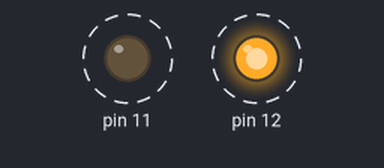
Recording of a sketch running on a simulated Arduino Uno, built with avr-gcc and run on an emulated ATmega328P. Shown: output pins drawn as LEDs (lit = HIGH). Dashed ring = blinking.

Above: at 0.2 s.
Timing chart, 0 to 4.6 s (numbered marks = the images above):
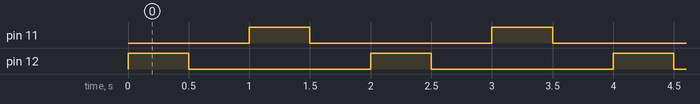

The sketch:

code.ino
```cpp
// C++ code
//
void setup()
{
  pinMode(12, OUTPUT);
  pinMode(11, OUTPUT);
}

void loop()
{
  digitalWrite(12, HIGH);
  delay(500); // Wait for 1000 millisecond(s)
  digitalWrite(12, LOW);
  delay(500); // Wait for 1000 millisecond(s)

  digitalWrite(11, HIGH);
  delay(500); // Wait for 1000 millisecond(s)
  digitalWrite(11, LOW);
  delay(500); // Wait for 1000 millisecond(s)
}
```

Measured:
- by itself, pin 11, pin 12: alternates HIGH for 0.50 s and LOW for 1.5 s
- by itself, everything shown: repeats every 2.0 s, in 4 steps
